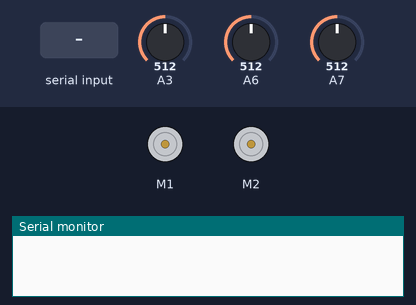
Bench run of a sketch on a simulated Arduino Nano, built with avr-gcc and run on an emulated ATmega328P. On the bench: 2 × DC motor (green arrow = forward, orange = backward, longer = faster), the last lines printed to the serial monitor. The test bench sets the inputs (shaded band); at power-on: A6 = 512, A3 = 512, A7 = 512. Random numbers use the default seed unless the sketch sets one.

Above: at 1.2 s.
1.3 s: "1" received over Serial
At 2.1 s:
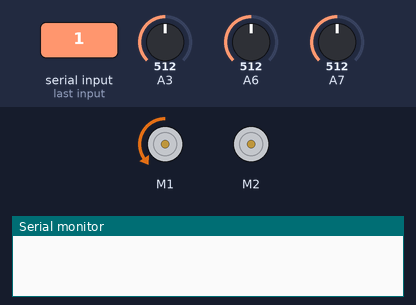
At 3.2 s:
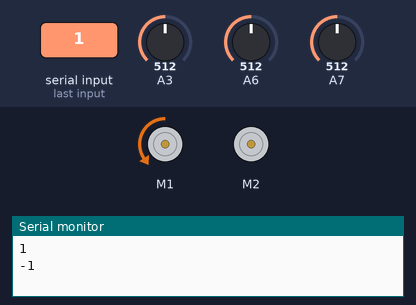
4.3 s: A6 set to 122
At 4.58 s:
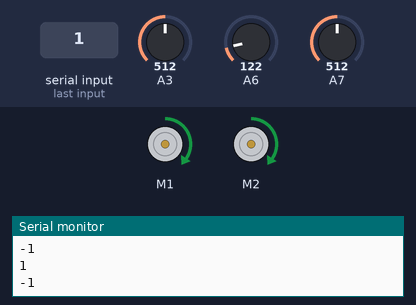
7.3 s: A3 set to 244
10.3 s: A3 set to 217
Timing chart, 0 to 14.3 s (numbered marks = the images above; inputs shaded):
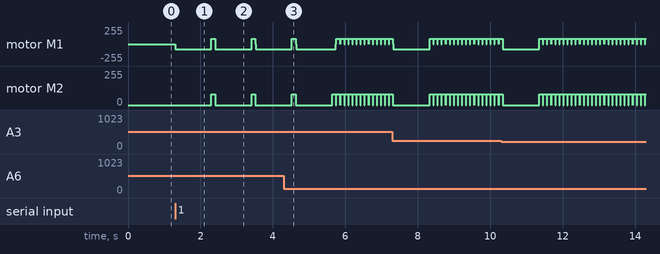

Measured:
- after the input at 1.3 s, motor M1: alternates forward 79/255 for 0.10 s and backward 79/255 for 1.0 s, starting at once; motor M2: alternates forward 79/255 for 0.10 s and stopped for 1.0 s, starting after 1.0 s

The sketch:

AvoidLines_NN.ino
```cpp
#include <RedBot.h>

#define LINETHRESHOLD 800
#define SPEED 60  // sets the nominal speed. Set to any number from 0 - 255.

RedBotMotors motors;
int leftSpeed;   // variable used to store the leftMotor speed
int rightSpeed;  // variable used to store the rightMotor speed
RedBotSensor left = RedBotSensor(A3);   // initialize a left sensor object on A3
RedBotSensor center = RedBotSensor(A6); // initialize a center sensor object on A6
RedBotSensor right = RedBotSensor(A7);  // initialize a right sensor object on A7

class perceptron
{

    const float c = 0.0001;


  public:
    //arrays that hold inputs and weights
    float* inputs;
    float* weights;
    int n;

    perceptron(int ninputs) {
      n = ninputs;
      inputs = new float[n];
      weights = new float[n];
      inputs[n - 1] = 1;
      for (int i = 0; i < n; i++) {
        // The weights are picked randomly to start.
        //a trick to get values from -1 to 1
        weights[i] = (float)random(-1000, 1000) / 1000;
      }
    }

    //reset weights to random values
    void randomize() {
      for (int i = 0; i < n; i++) {
        // The weights are picked randomly to start.
        weights[i] = (float)random(-1000, 1000) / 1000;
      }
    }

    //training function
    void train(int desired, float f) {
      int guess = f;
      float error = desired - guess;
      for (int i = 0; i < n; i++) {
        weights[i] += c * error * inputs[i];
      }
    }

    //forward function
    float feedForward() {
      float sum = 0;
      for (int i = 0; i < n; i++) {
        sum += inputs[i] * weights[i];
      }
      return activate(sum);
    }


  private:
    //activation function
    int activate(float sum) {
      //regresa 1 si es positivo, -1 si negativo.
      if (sum > 0) {
        return 1;
      }
      else {
        return -1;
      }
    }


};

//*************main code***************

perceptron brainL(3);
perceptron brainR(3);


void setup()
{
    Serial.begin(9600);
  randomSeed(analogRead(A3));
  brainL.randomize();
  brainR.randomize();


}

void loop()
{


 if(Serial.available())
 {

  int l = left.read();
  int r = right.read();
  int c = center.read();
  //set inputs
  brainL.inputs[0] = l;
  brainR.inputs[1] = c;
  brainL.inputs[2] = r;
  brainR.inputs[0] = l;
  brainR.inputs[1] = c;
  brainR.inputs[2] = r;

  //feed forward and calculate weighted sum
  int resL = brainL.feedForward();
  int resR = brainR.feedForward();

  //use this to move servos left and right
  moveLeft(resL);
  moveRight(resR);
  Serial.println(resL);
  Serial.println(resR);


  delay(100);//let move for some time then stop
  stopRedbot();
  delay(10);
  //train
  brainL.train(eval(l, c, r), resL);
  brainR.train(eval(r, c, l), resR);

 }
}


//***** sensor function******

int eval(int l, int c, int r) {
   if ((l > LINETHRESHOLD) && (c > LINETHRESHOLD) && (r > LINETHRESHOLD) )
	{
            return 1;
	}
  else {
    return -1;
  }
}


void moveLeft(char d) {
  leftSpeed = -(SPEED - 50);
  if (d > 0) {

    motors.leftDrive(-255);
    motors.leftMotor(80); // Turn on left motor counter clockwise medium power (motorPower = 150)
  delay(1000);       // for 1000 ms.
  } else {
    motors.drive(80);    //motors.rightMotor(150); // Turn on right motor clockwise medium power (motorPower = 150)

  }
}

void moveRight(char d) {
   rightSpeed = SPEED - 50;
  if (d > 0) {
    motors.rightDrive(-255);
    motors.rightMotor(80); // Turn on right motor clockwise medium power (motorPower = 150)

  } else {
   motors.drive(80);
  }
}


void stopRedbot() {
  motors.brake();

}
```
